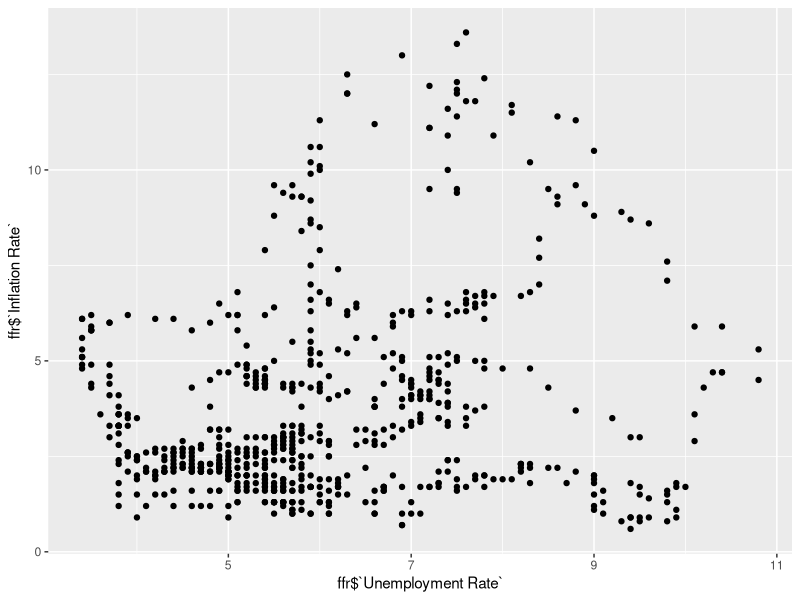

This figure's R source:
## ---- chunk 1
#| label: setup
#| warning: false
#| message: false

library(tidyverse)

knitr::opts_chunk$set(echo = TRUE, warning=FALSE, message=FALSE)
## ---- chunk 2
ffr<-read_csv("_data/FedFundsRate.csv",
              show_col_types = FALSE)
ffr

## ---- chunk 3

library(lubridate)

ffr2 <- ffr %>% 
  mutate(Date = make_datetime(Year, Month, Day))

ffr2

## ---- chunk 4
pc<-select(ffr2, "Date", "Inflation Rate", "Unemployment Rate")
pc

ggplot(pc ,mapping=aes(x=ffr$`Unemployment Rate`, y=ffr$`Inflation Rate`)) + geom_point()
